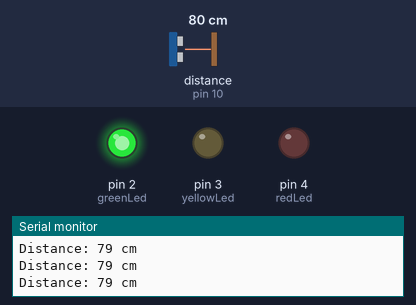
The sketch below on a simulated Arduino Uno, built with avr-gcc and run on an emulated ATmega328P. On the bench: output pins drawn as LEDs (lit = HIGH), the last lines printed to the serial monitor. Wiring (inferred from the names in the program): ultrasonic range finder: trigger pin 9; echo pin 10. Inputs (shaded band) come from the test bench; at power-on: distance to the obstacle (sensor on pin 10) 80 cm. The echo pulse lasts 58.3 µs per cm; pins used as bus, display or sensor lines are not drawn.

Above: at 1.2 s.
1.3 s: distance to the obstacle (sensor on pin 10) set to 34 cm
2.8 s: distance to the obstacle (sensor on pin 10) set to 28 cm
At 3.5 s:
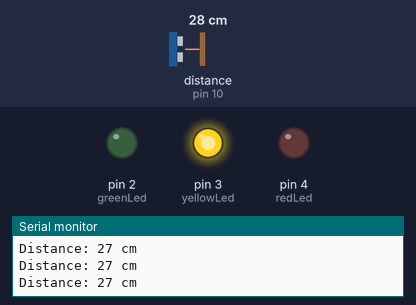
4.3 s: distance to the obstacle (sensor on pin 10) set to 18 cm
At 4.8 s:
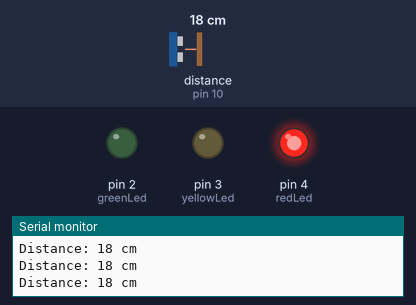
5.8 s: distance to the obstacle (sensor on pin 10) set to 12 cm
7.3 s: distance to the obstacle (sensor on pin 10) set to 9 cm
At 7.7 s:
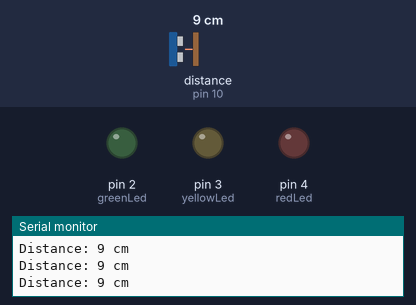
8.8 s: distance to the obstacle (sensor on pin 10) set to 60 cm
At 9.5 s:
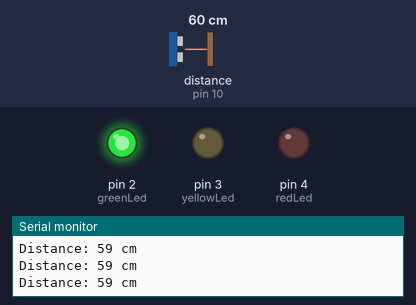
Timing chart, 0 to 11.3 s (numbered marks = the images above; inputs shaded):
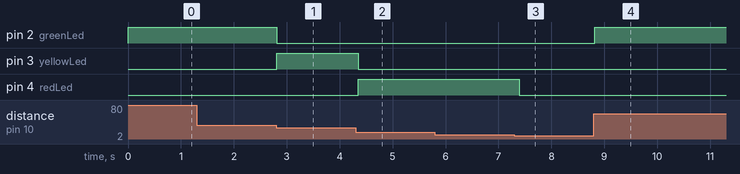

Measured:
- the behaviour switches between 32 and 31 cm on distance to the obstacle (sensor on pin 10) (found by bisection; images 0 and 1)
- the behaviour switches between 11 and 10 cm on distance to the obstacle (sensor on pin 10) (found by bisection; images 2 and 3)
- after the input at 2.8 s, pin 2 (greenLed): HIGH → LOW at once; pin 3 (yellowLed): LOW → HIGH at once
- after the input at 4.3 s, pin 3 (yellowLed): HIGH → LOW after 0.05 s; pin 4 (redLed): LOW → HIGH after 0.05 s
- after the input at 7.3 s, pin 4 (redLed): HIGH → LOW after 0.10 s
- after the input at 8.8 s, pin 2 (greenLed): LOW → HIGH at once

The sketch:

leddistance.ino
```cpp
const int trigPin = 9;
const int echoPin = 10;
const int greenLed = 2;
const int yellowLed = 3;
const int redLed = 4;
const int greenDistance = 30;  // Distance in centimeters for green LED
const int yellowDistance = 20; // Distance in centimeters for yellow LED
const int redDistance = 10;    // Distance in centimeters for red LED

long distance;

void setup() {
  Serial.begin(9600);
  pinMode(trigPin, OUTPUT);
  pinMode(echoPin, INPUT);
  pinMode(greenLed, OUTPUT);
  pinMode(yellowLed, OUTPUT);
  pinMode(redLed, OUTPUT);
}

void loop() {
  digitalWrite(trigPin, LOW);
  delayMicroseconds(2);
  digitalWrite(trigPin, HIGH);
  delayMicroseconds(10);
  digitalWrite(trigPin, LOW);

  distance = pulseIn(echoPin, HIGH) / 58.2; // Calculate distance in centimeters

  Serial.print("Distance: ");
  Serial.print(distance);
  Serial.println(" cm");

  if (distance > greenDistance) {
    digitalWrite(greenLed, HIGH);
    digitalWrite(yellowLed, LOW);
    digitalWrite(redLed, LOW);
  } else if (distance > yellowDistance) {
    digitalWrite(greenLed, LOW);
    digitalWrite(yellowLed, HIGH);
    digitalWrite(redLed, LOW);
  } else if (distance > redDistance) {
    digitalWrite(greenLed, LOW);
    digitalWrite(yellowLed, LOW);
    digitalWrite(redLed, HIGH);
  } else {
    digitalWrite(greenLed, LOW);
    digitalWrite(yellowLed, LOW);
    digitalWrite(redLed, LOW);
  }

  delay(100);
}
```
